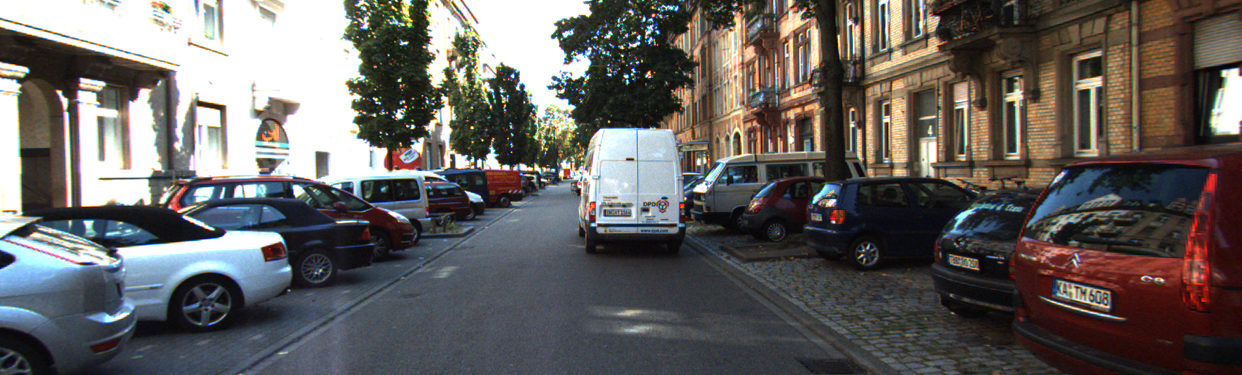
#> input picture datasets/data_scene_flow/training/image_2/000004_11.png, 1242 x 375 px; its folder holds only this picture in this run
$ python compute_mask.py
#> lines starting #> are read from the running program, lines starting #| are printed output that depends on the picture; after the words box and inside, x2 and y2 are one past the last pixel; in counts of white or black regions, pixels touching at a corner belong together
#> further down, left_image is the input picture: shape (375, 1242, 3); mean R, G, B 101, 97.6, 95.7
import shutil

from imageio import imread, imwrite
import cv2
import numpy as np
from numpy import inf
import os
from tqdm import tqdm


# [78 lines left out: functions disp_remap, compute_occluded_old, complex_unique, compute_occluded, not called in this run]


def compute_textureless(left_image, disp_gt, textureless_width=3, textureless_thresh=4):
    """
    :param left_image:
    :param textureless_width: box filter width applied to squared gradient
    :param textureless_thresh: threshold applied to filtered squared gradient
    :return: a numpy array containing the textureless mask
    """
#> called with disp_gt = 3, textureless_width = 4, textureless_thresh = 4
    left_image = left_image.astype(np.float64)
    shape = left_image.shape
#> shape = (375, 1242, 3)
    height, width, depth = shape[0], shape[1], shape[2]
#> height = 375; width = 1242; depth = 3
    tex_mask = np.zeros((height, width))
    gradients = np.zeros((height, width), dtype=np.float64)

    diff = np.mean(np.square(left_image[:, :-1, :] - left_image[:, 1:, :]), axis=2)
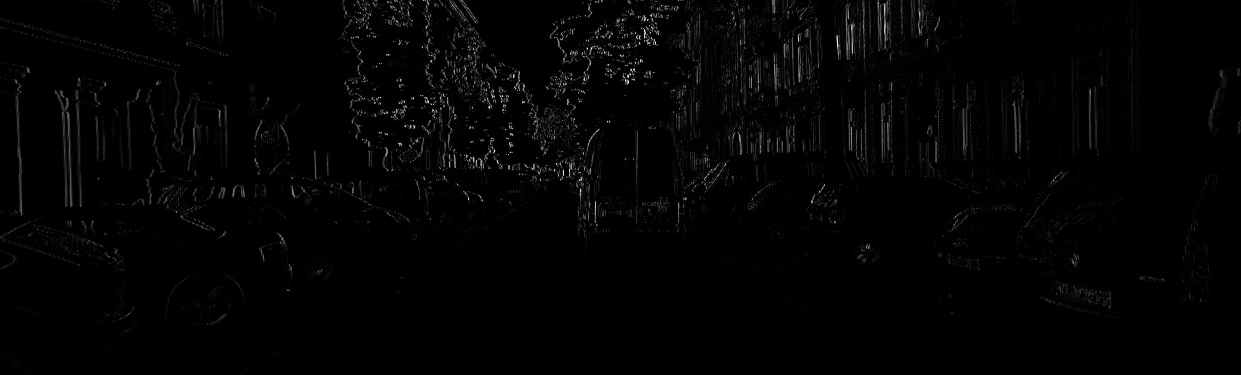
#> diff: shape (375, 1241) float64; min 0, max 28317.7, mean 405.8; drawn with min black and max white
    gradients[:, 1:] = diff
    gradients[:, :-1] = np.maximum(gradients[:, :-1], diff)

    # aggregate with a box filter
    if textureless_width > 0:
        gradients = cv2.boxFilter(gradients, -1, (textureless_width, textureless_width))
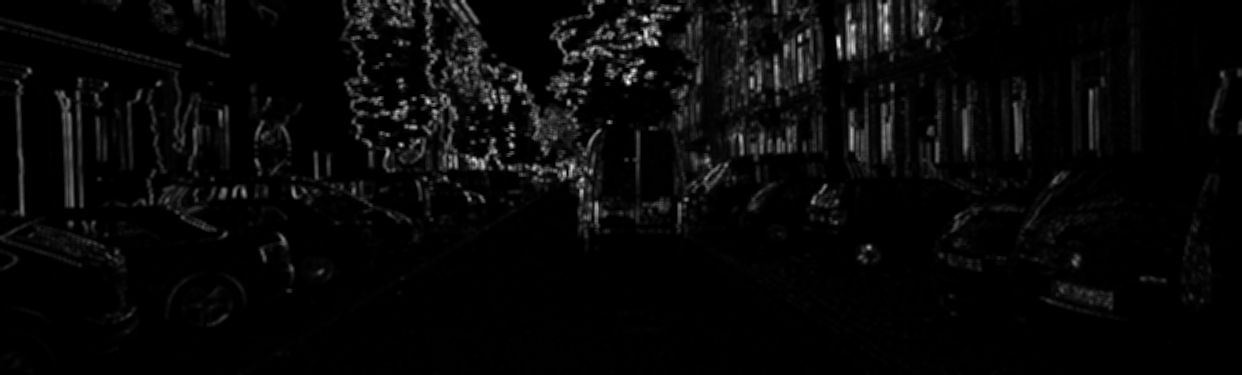
#> gradients: shape (375, 1242) float64; min -5.52e-12, max 18350.9, mean 617.6; drawn with min black and max white

    # threshold to get final map
    tex_mask[gradients < textureless_thresh * textureless_thresh] = 255
    # set pixels without gt as black
    tex_mask[disp_gt == 0] = 0
    return tex_mask.astype(np.uint8)


# [29 lines left out: function compute_textureless_old, not called in this run]


def compute_disparity_discont(gt_disparity, disp_gap=2.0, discont_width=9):
    """
    compute the mask for disparity discontinuities
    1. threshold horiz. and vert. depth discontinuities with disp_gap
    2. apply a box filter of discont_width
    3. re-threshold above 0
    :param gt_disparity:
    :param disp_gap: disparity jump threshold
    :param discont_width: width of discontinuity region, used as kernel size of box filter
    :return: a numpy array containing the disc mask
    """
    height, width = gt_disparity.shape
    disc_tmp = np.zeros_like(gt_disparity)
    disc_mask = np.zeros_like(gt_disparity)

    # Assure that there are no constructs like -inf, inf
    gt_disparity[gt_disparity == -inf] = 0
    gt_disparity[gt_disparity == inf] = 0

    # find discontinuities
    for i in range(height - 1):
        for j in range(width - 1):
            if gt_disparity[i, j] and gt_disparity[i, j + 1]:
                h_diff = np.abs(int(gt_disparity[i, j]) - int(gt_disparity[i, j + 1]))
                if h_diff >= disp_gap:
                    disc_tmp[i, j] = disc_tmp[i, j + 1] = 128
            if gt_disparity[i, j] and gt_disparity[i + 1, j]:
                v_diff = np.abs(int(gt_disparity[i, j]) - int(gt_disparity[i + 1, j]))
                if v_diff >= disp_gap:
                    disc_tmp[i, j] = disc_tmp[i + 1, j] = 128

    # aggregate with a box filter
    if discont_width > 0:
        disc_tmp = cv2.boxFilter(disc_tmp, -1, (discont_width, discont_width))

    # Threshold to get final map
    disc_mask[disc_tmp > 0] = 255
    # set pixels without gt as black
    disc_mask[gt_disparity == 0] = 0
    return disc_mask.astype(np.uint8)


# [33 lines left out: functions compute_good_region, recompute_mask_wo_occ, not called in this run]


if __name__ == "__main__":
    disp_gap, discont_width = 2, 9
    textureless_width, textureless_thresh = 3, 4

    dataset_root = r"C:\Users\cyzho\Desktop\kitti_2015\data_scene_flow\test"
    left_root = os.path.join(dataset_root, 'image_2')
    gt_root = left_root.replace('image_2', 'disp_occ_0')

    save_root = r"C:\Users\cyzho\Desktop\tmp"
    if os.path.exists(save_root):
        shutil.rmtree(save_root)
    os.mkdir(save_root)
    mask_tex_path = os.path.join(save_root, 'mask_textureless')
    os.mkdir(mask_tex_path)
    mask_disc_path = os.path.join(save_root, 'mask_discont')
    os.mkdir(mask_disc_path)
    mask_occ_path = os.path.join(save_root, 'mask_occlusions')
    os.mkdir(mask_occ_path)
    mask_indicator_path = os.path.join(save_root, 'mask_indicator')
    os.mkdir(mask_indicator_path)

    for root, dirs, files in os.walk(left_root):
        for file in  tqdm(files):
            file_name = os.path.basename(file)
            left_image = imread(os.path.join(root, file))
            gt_disparity = imread(os.path.join(root, file).replace('image_2', 'disp_occ_0'))

            mask_tex = compute_textureless(left_image, textureless_width, textureless_thresh)
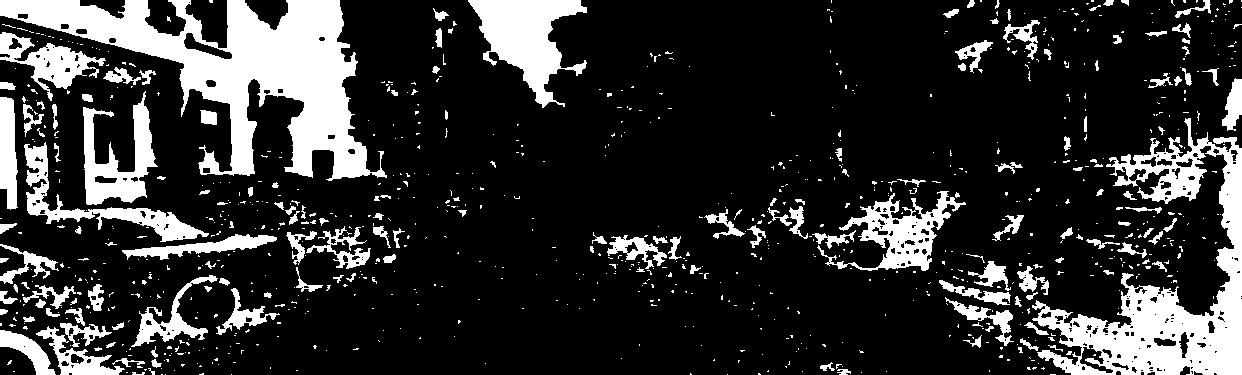
#> mask_tex: shape (375, 1242); 19.2% white; 929 white regions (765 under 20 px), largest, box (x1, y1, x2, y2) and area: (0, 0, 387, 181) 25226, (1032, 118, 1242, 375) 17538, (468, 0, 587, 108) 6131
            imwrite(os.path.join(mask_tex_path, file_name), mask_tex)

            mask_disc = compute_disparity_discont(gt_disparity, disp_gap, discont_width)
#> (the run stopped early here; a loop or call above may not have finished)

$ run again, on datasets/data_scene_flow/training/image_2/000032_10.png
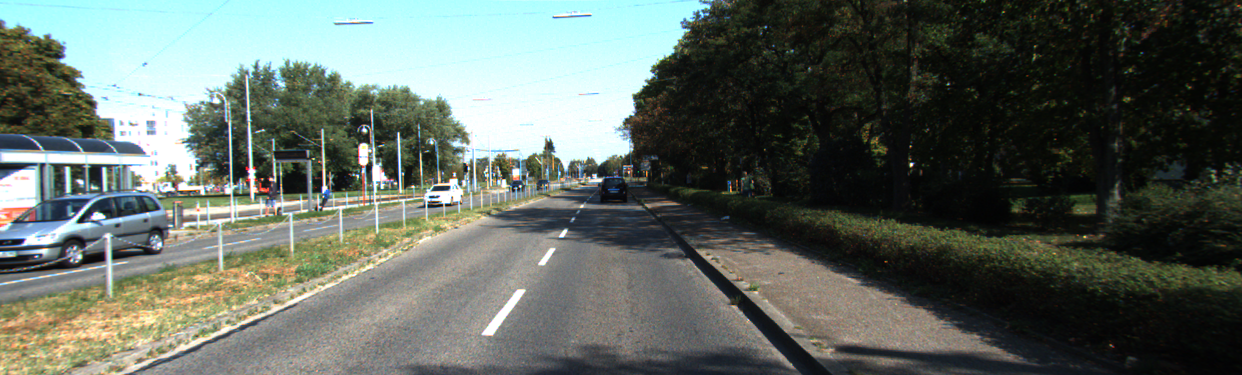
#> input picture datasets/data_scene_flow/training/image_2/000032_10.png, 1242 x 375 px
#> left_image is the input picture: shape (375, 1242, 3); mean R, G, B 95.5, 104.1, 96.4
#> in compute_textureless, `diff = np.mean(np.square(left_image[:, :-1, :] - left_image[:, 1:, :])..`:
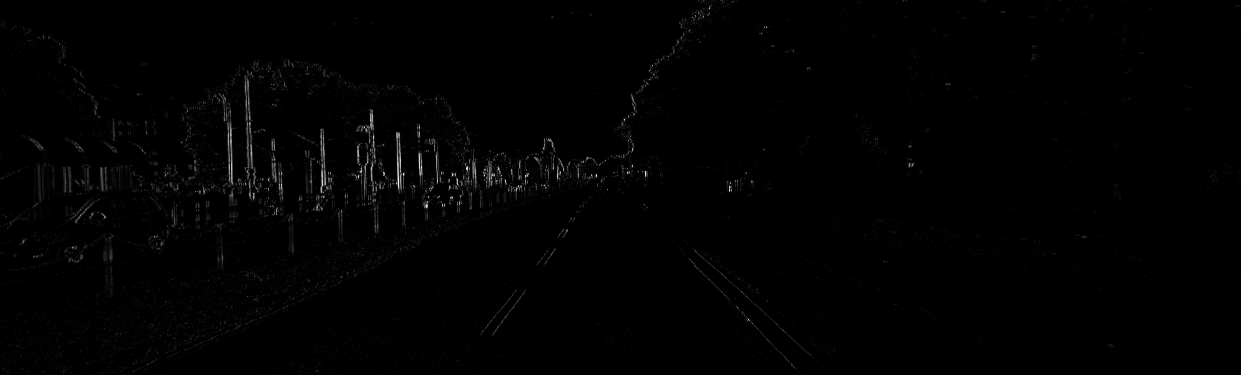
#> diff: shape (375, 1241) float64; min 0, max 24747, mean 208.1; drawn with min black and max white
#> `mask_tex = compute_textureless(left_image, textureless_width, texturel..`:
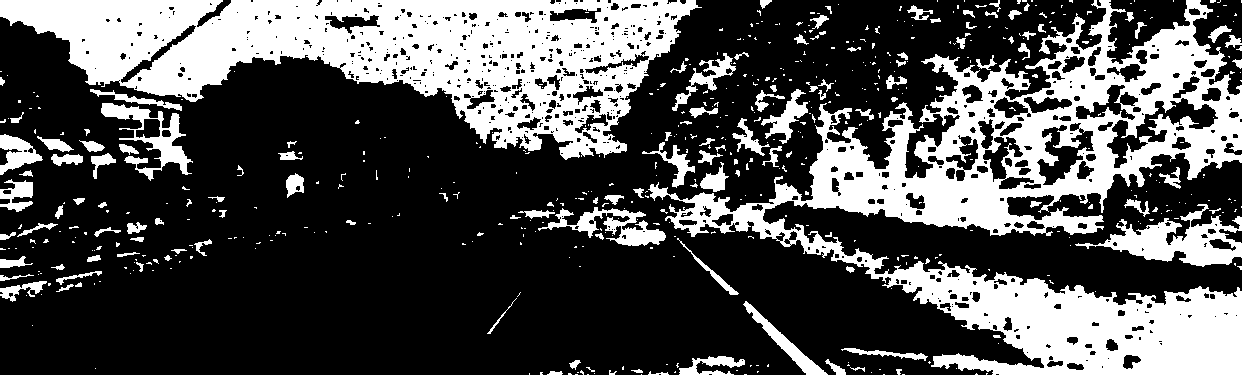
#> mask_tex: shape (375, 1242); 31.6% white; 561 white regions (433 under 20 px), largest, box (x1, y1, x2, y2) and area: (648, 0, 1242, 375) 67900, (0, 0, 702, 160) 53504, (1075, 204, 1242, 267) 4093

$ run again, on datasets/data_scene_flow/training/image_2/000042_11.png
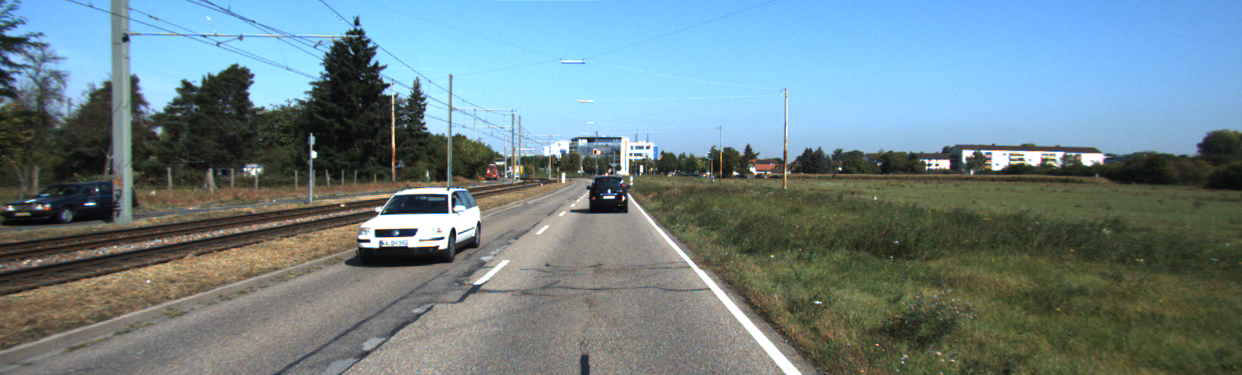
#> input picture datasets/data_scene_flow/training/image_2/000042_11.png, 1242 x 375 px
#> left_image is the input picture: shape (375, 1242, 3); mean R, G, B 110, 130.5, 136.1
#> in compute_textureless, `diff = np.mean(np.square(left_image[:, :-1, :] - left_image[:, 1:, :])..`:
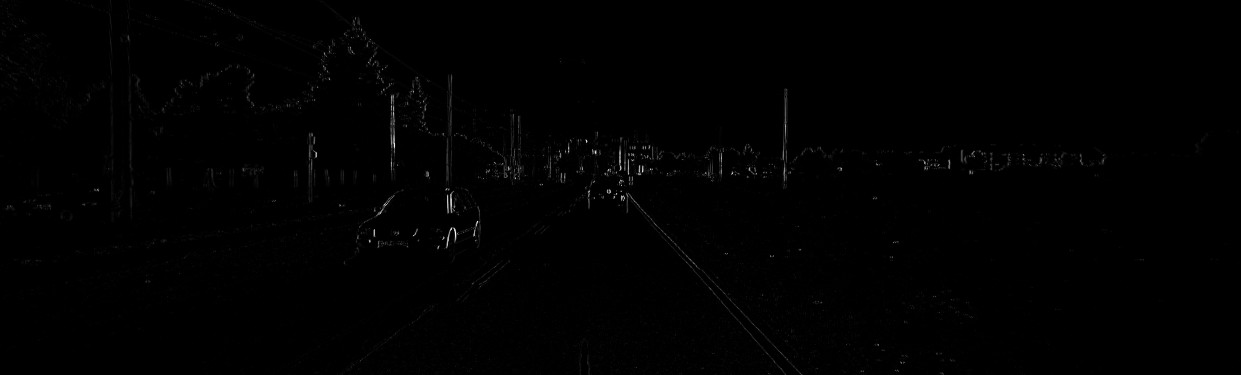
#> diff: shape (375, 1241) float64; min 0, max 28065.3, mean 142.5; drawn with min black and max white
#> `mask_tex = compute_textureless(left_image, textureless_width, texturel..`:
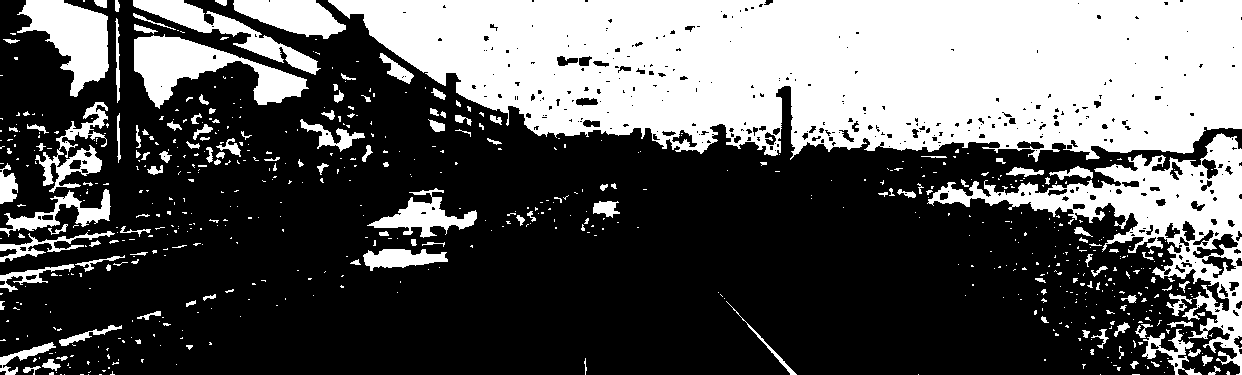
#> mask_tex: shape (375, 1242); 35.6% white; 670 white regions (528 under 20 px), largest, box (x1, y1, x2, y2) and area: (328, 0, 1242, 162) 112867, (927, 133, 1242, 375) 16572, (134, 34, 309, 109) 5444

$ run again, on datasets/data_scene_flow/training/image_2/000044_11.png
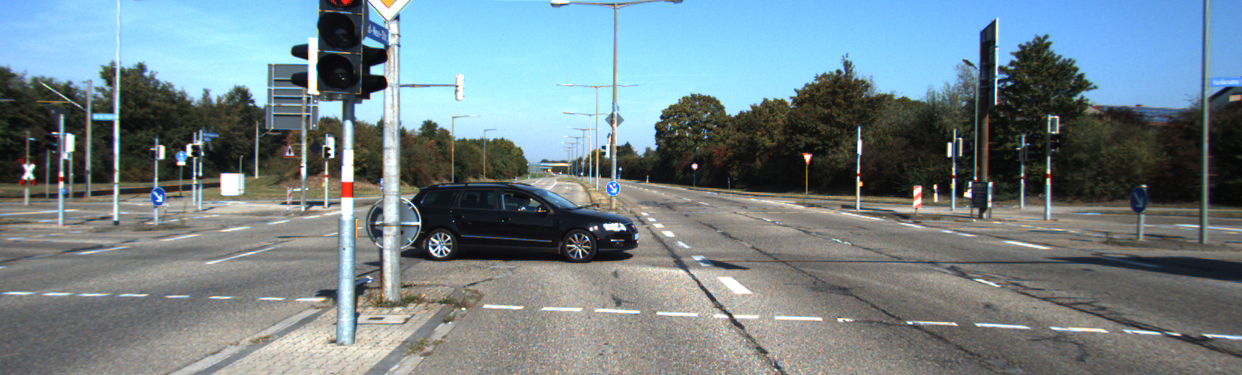
#> input picture datasets/data_scene_flow/training/image_2/000044_11.png, 1242 x 375 px
#> left_image is the input picture: shape (375, 1242, 3); mean R, G, B 114.5, 130.7, 136.8
#> in compute_textureless, `gradients = cv2.boxFilter(gradients, -1, (textureless_width, texturele..`:
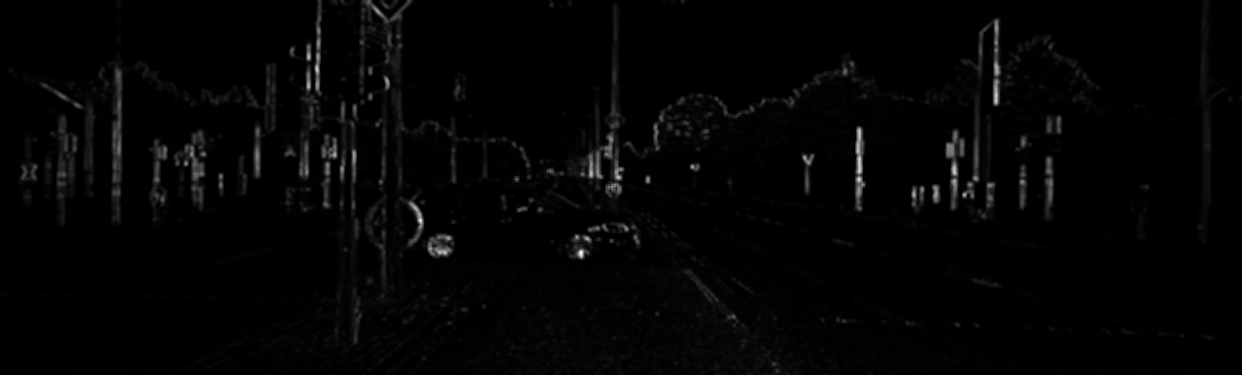
#> gradients: shape (375, 1242) float64; min -3.49e-12, max 20873.8, mean 368.6; drawn with min black and max white
#> `mask_tex = compute_textureless(left_image, textureless_width, texturel..`:
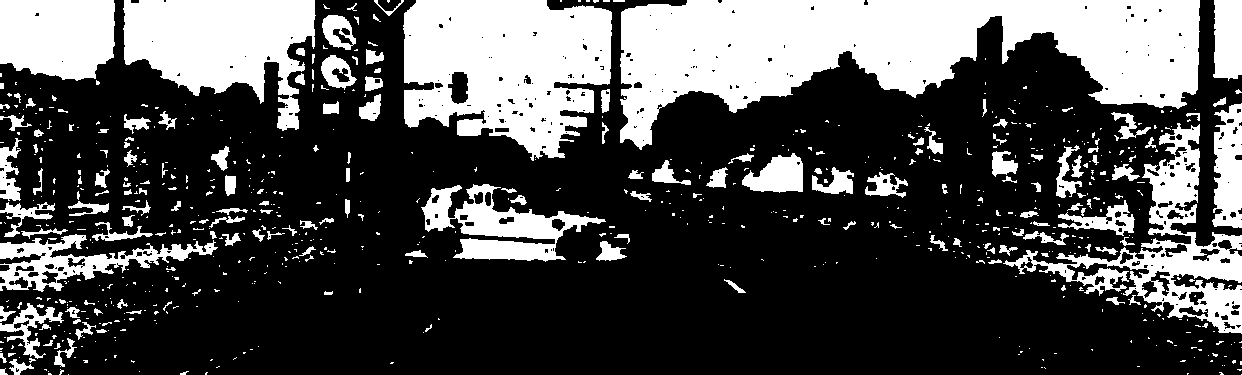
#> mask_tex: shape (375, 1242); 31% white; 747 white regions (575 under 20 px), largest, box (x1, y1, x2, y2) and area: (620, 0, 1200, 150) 47355, (403, 0, 612, 161) 24598, (123, 0, 316, 131) 15057

$ run again, on datasets/data_scene_flow/training/image_2/000014_11.png
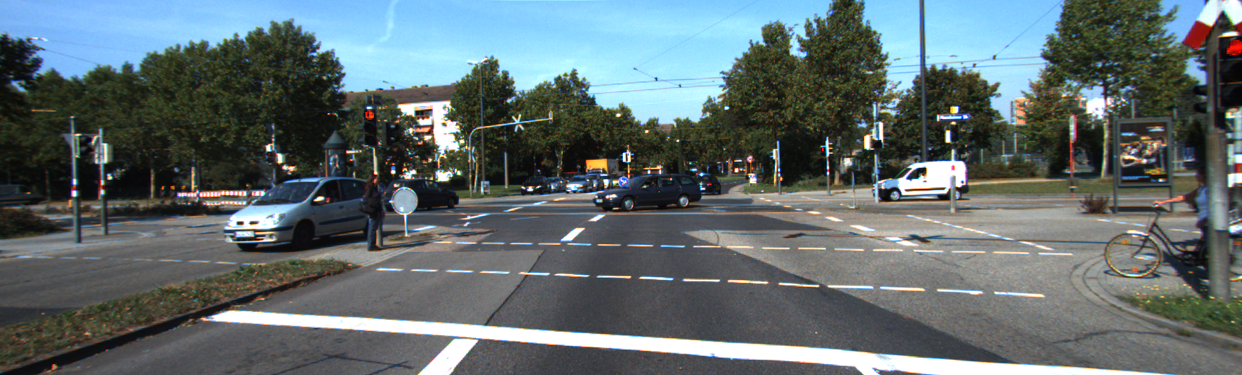
#> input picture datasets/data_scene_flow/training/image_2/000014_11.png, 1242 x 375 px
#> left_image is the input picture: shape (375, 1242, 3); mean R, G, B 96.4, 108.4, 110.4
#> in compute_textureless, `diff = np.mean(np.square(left_image[:, :-1, :] - left_image[:, 1:, :])..`:
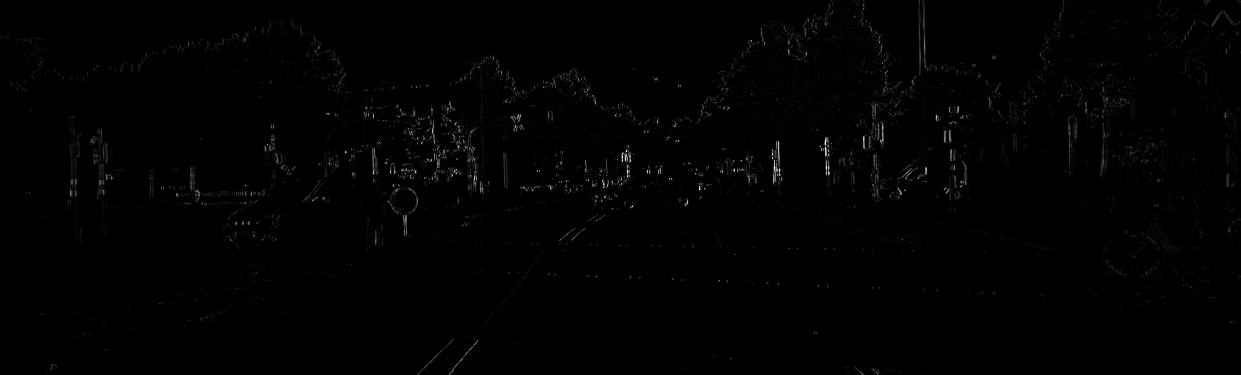
#> diff: shape (375, 1241) float64; min 0, max 28819, mean 215.8; drawn with min black and max white
#> `mask_tex = compute_textureless(left_image, textureless_width, texturel..`:
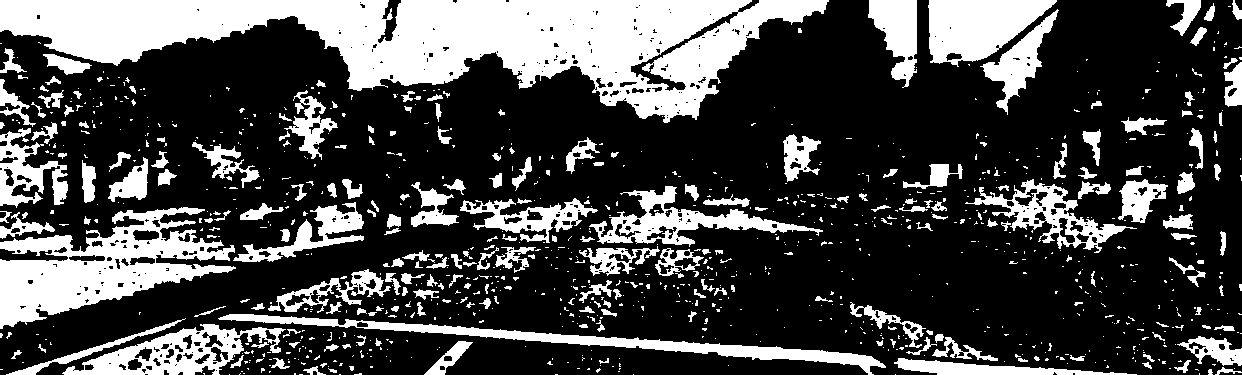
#> mask_tex: shape (375, 1242); 28.3% white; 1016 white regions (784 under 20 px), largest, box (x1, y1, x2, y2) and area: (0, 0, 829, 123) 47917, (0, 207, 236, 329) 12971, (218, 314, 886, 375) 5817
